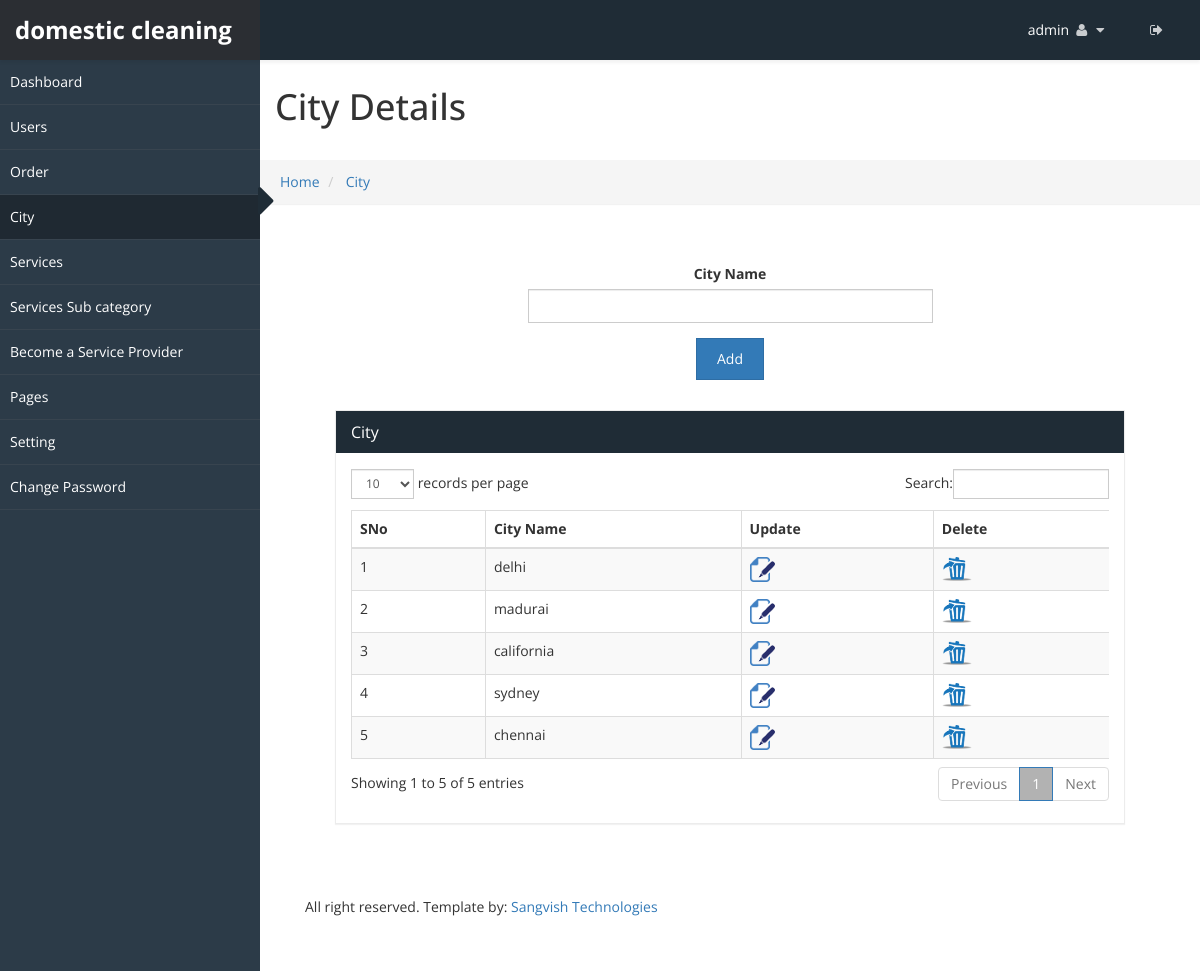
The app's page /admincp/city.php (signed in) with its own data.
### tables this page shows
CREATE TABLE `sv_admin_login` (
  `admin_id` int(20) NOT NULL,
  `user_name` varchar(255) NOT NULL,
  `password` varchar(255) NOT NULL,
  `email_id` varchar(255) NOT NULL,
  `site_name` varchar(255) NOT NULL,
  `logo` varchar(255) NOT NULL,
  `favicon` varchar(255) NOT NULL,
  `site_desc` varchar(255) NOT NULL,
  `keyword` varchar(255) NOT NULL,
  `site_url` varchar(255) NOT NULL,
  `paypal_id` varchar(200) NOT NULL,
  `currency_mode` varchar(200) NOT NULL,
  `paypal_site_mode` varchar(200) NOT NULL
);

CREATE TABLE `sv_city` (
  `city_id` int(25) NOT NULL,
  `city_name` varchar(255) NOT NULL
);

### admincp/city.php (the view, shortened to what this page needs)
<!DOCTYPE html>
<html xmlns="http://www.w3.org/1999/xhtml">
  <?php include("../connection.php"); ?>
  <?php
if(isset($_REQUEST['city_id']))
{
$city_id=mysqli_real_escape_string($con, $_REQUEST['city_id']);
$res=mysqli_query($con, "select * from sv_city where city_id='$city_id'");
$row=mysqli_num_rows($res);
if($row==0)
{
$city_id="";
$city_name="";
}
else
{
$fet=mysqli_fetch_array($res);
$city_name=mysqli_real_escape_string($con, $fet['city_name']);
}
}
else
{
$city_name="";
}
?>
  <body>
    <div id="wrapper">
      <?php include("top_menu.php") ?>
      <?php include("side_menu.php") ?>
      <div id="page-wrapper" >
        <div class="header">
          <h1 class="page-header">
            City Details
          </h1>
          <ol class="breadcrumb">
            <li>
              <a href="#">Home
              </a>
            </li>
            <li>
              <a href="#">City
              </a>
            </li>
          </ol>
        </div>
        <div id="page-inner">
          <div class="panel-body">
            <div class="text-center">
              <div class="col-lg-3 col-md-3 col-sm-3">
              </div>
              <div class="col-lg-6 col-md-6 col-sm-6 table-bg">
                <div class="form-group">
                  <label>City Name
                  </label>
                  <input type="text" required="required" class="form-control" id="cname" name="cname" value="<?php echo $city_name;?>">
                </div>
                <div class="text-center">
                  <?php if(isset($_REQUEST['city_id'])) { ?>
                  <button type="button" class="btn btn-primary" onclick="javascript:city_funct('update')">Update
                  </button>
                  <?php } else { ?>
                  <button type="button" class="btn btn-primary" onclick="javascript:city_funct('add')">Add
                  </button>
                  <?php } ?>
                </div>
              </div>
              <div class="col-lg-3 col-md-3 col-sm-3">
              </div>
            </div>
            <div id="page-inner">
              <div class="row">
                <div class="col-md-12">
                  <div class="panel panel-default">
                    <div class="panel-heading">
                      City
                    </div>
                    <div class="panel-body">
                      <div class="table-responsive">
                        <table class="table table-striped table-bordered table-hover" id="dataTables-example">
                          <thead>
                            <tr>
                              <th>SNo
                              </th>
                              <th>City Name
                              </th>
                              <th>Update
                              </th>
                              <th>Delete
                              </th>
                            </tr>
                          </thead>
                          <tbody>
                            <?php
$sno=0;
$res=mysqli_query($con, "select * from sv_city ORDER BY city_id DESC");
while($row=mysqli_fetch_array($res))
{
$sno++;
$city_id=mysqli_real_escape_string($con, $row['city_id']);
$city_name=mysqli_real_escape_string($con, $row['city_name']);
?>
                            <tr>
                              <td>
                                <?php echo $sno; ?>
                              </td>
                              <td>
                                <?php echo $city_name; ?>
                              </td>
                              <td>
                                <a href="city.php?city_id=<?php echo $city_id;?>">
                                  <img src="images/file_edit.png"  alt="update" title="update" >
                                </a>
                              </td>
                              <td>
                                <a href="javascript:city_del('<?php echo $city_id;?>');">
                                  <img src="images/delete.png" alt="" title="delete">
                                </a>
                              </td>
                            </tr>
                            <?php } ?>
                          </tbody>
                        </table>
                      </div>
                    </div>
                  </div>
                </div>
              </div>
            </div>
            <?php include("footer.php") ?>
          </div>
        </div>
        </body>
      </html>

### admincp/top_menu.php (shortened to what this page needs)
<?php
 $res=mysqli_fetch_array(mysqli_query($con, "select * from sv_admin_login"));
	$site_name=mysqli_real_escape_string($con, $res['site_name']);
	$site_url=mysqli_real_escape_string($con, $res['site_url']);
?>
<head>
    <link href="css/bootstrap.css" rel="stylesheet" />
    <link href="css/font-awesome.css" rel="stylesheet" />
    <link href="css/custom-styles.css" rel="stylesheet" />
    <link href="js/dataTables/dataTables.bootstrap.css" rel="stylesheet" />
	    <link href="css/style.css" rel="stylesheet" />
    <link rel="stylesheet" href="js/Lightweight-Chart/cssCharts.css">
	    <link href="css/style.css" rel="stylesheet" />
		<link href="http://www.jqueryscript.net/css/jquerysctipttop.css" rel="stylesheet" type="text/css">
<link rel="stylesheet" type="text/css" href="css/livegraph.css" />
</head>
<?php include("../connection.php");
if(!isset($_SESSION['user_nam']))
	header("Location:index.php");
else
{
	$user_name=mysqli_real_escape_string($con, $_SESSION['user_nam']);
	$res=mysqli_fetch_array(mysqli_query($con, "select * from sv_admin_login where user_name='$user_name'"));
	$uname=mysqli_real_escape_string($con, $res['user_name']);
}
?>
<nav class="navbar navbar-default top-navbar" role="navigation">
            <div class="navbar-header">
                <a class="navbar-brand" href="<?php echo $site_url;?>"><strong><?php echo $site_name; ?></strong></a>
            </div>
            <ul class="nav navbar-top-links navbar-right">
                 <li class="dropdown">
                    <a class="dropdown-toggle" data-toggle="dropdown" href="#" aria-expanded="false">
					<span><?php echo $uname;?></span>
                        <i class="fa fa-user fa-fw"></i> <i class="fa fa-caret-down"></i>
                    </a>
                </li>
				 <li class="dropdown">
                    <a href="logout.php">
                        <i class="fa fa-sign-out" aria-hidden="true"></i>
                    </a>
                </li>
            </ul>
        </nav>

### admincp/css/custom-styles.css (style rules this page uses)
body { font-family: 'Open Sans', sans-serif; background: #fff; }
#wrapper { width: 100%; }
#page-wrapper { padding: 15px 15px; min-height: 600px; background: #fff; }
#page-inner { width:100%; margin:10px 20px 10px 0px; padding: 15px 30px; min-height:600px; }
.text-center { text-align:center; }
h1, .h1, h2, .h2, h3, .h3 { margin-top: 7px; }
body { overflow-x:hidden; }
.panel { border-radius:0px; }
.top-navbar { position: fixed; width: 100%; z-index: 300; -webkit-box-shadow: 0 3px 3px rgba(0, 0, 0, 0.05); -moz-box-shadow: 0 3px 3px rgba(0, 0, 0, 0.05); box-shadow: 0 3px 3px rgba(0, 0, 0, 0.05); }
#page-wrapper { position: relative; top: 55px; box-shadow: 0 0 10px #757575; -moz-box-shadow: 0 0 10px #757575; -webkit-box-shadow: 0 0 10px #757575; }
.breadcrumb { padding: 12px 10px 12px 20px; margin-bottom: 20px; list-style: none; border-radius: 0; -webkit-box-shadow: 0 1px 1px rgba(0,0,0,.05); box-shadow: 0 1px 1px rgba(0,0,0,.05); }
.page-header { padding-bottom: 9px; margin: 0; border-bottom: 1px solid transparent; text-align: left;background-color: #fff;padding: 32px 22px 32px 15px; }
.panel-default { border-color: #ECECEC; }
.panel-default > .panel-heading { color: #FFF; border-color: #FFF; background: #1F2C36 none repeat scroll 0 0; font-size: 16px; }
.top-navbar { margin:0px; padding:0px 30px 0 0; }
.top-navbar .navbar-brand { color: #fff; width: 260px; text-align: left; height: 60px; font-size: 24px; font-weight: 700; line-height: 30px; background: #1F2C36; }
.top-navbar .nav > li { position: relative; display: inline-block; margin: 0px; padding: 0px; }
.top-navbar .nav > li > a { position: relative; display: block; padding: 20px; color: #FFFFFF; margin: 0px; }
.top-navbar { background: #1F2C36; border-bottom:none; }
.top-navbar .nav > li > a > i { margin-right: 2px; }
.navbar-default { border:0px solid black; }
.navbar-header { background: transparent; }
.nav > li > a > i { margin-right:10px; color: rgba(255, 255, 255, 0.76); }
@media (min-width:768px) { #page-wrapper { margin: 0 0 0 260px; padding: 0; min-height: 1200px; } }
@media (min-width:768px) { .navbar { border-radius: 0px; } }

### admincp/css/style.css (style rules this page uses)
.table-bg { padding: 10px; background-color: #fff; margin-bottom:20px; }

### admincp/css/livegraph.css (style rules this page uses)
table { border-collapse: collapse; }
table, th, td { border: 1px solid black; padding: 4px; }

### records on screen
sv_admin_login: site_name "domestic cleaning", user_name "admin"
sv_city: city_name "delhi"
sv_city: city_name "madurai"
sv_city: city_name "california"
sv_city: city_name "sydney"
sv_city: city_name "chennai"
